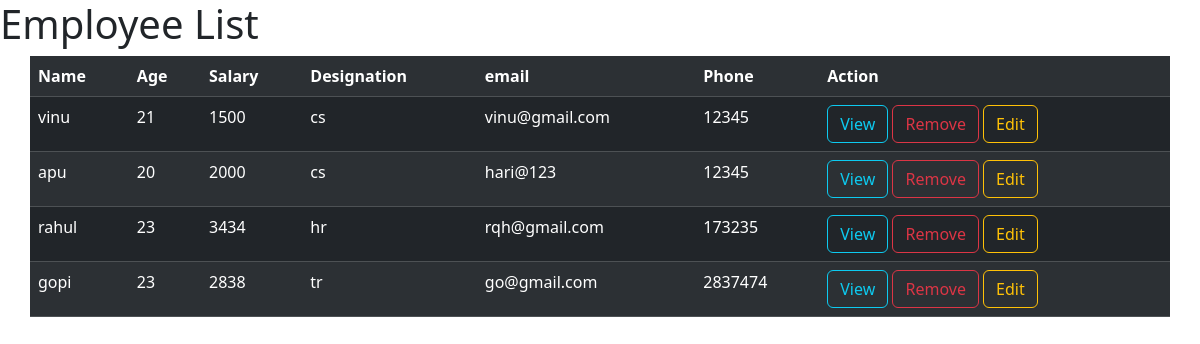
The page /employees/all/ on the database its author committed.
### Myapp/models.py (models this page shows, shortened)
class Employee(models.Model):
    name=models.CharField(max_length=30)
    age=models.PositiveIntegerField()
    salary=models.PositiveBigIntegerField()
    designation=models.CharField(max_length=30)
    email=models.EmailField()
    phone=models.IntegerField()

### Myapp/views.py (the view)
# urls.py: path('employees/all/',views.EmployeeListView.as_view(),name="emp-list"),
class EmployeeListView(View):
    def get(self,request,*args,**kwargs):
        qs= Employee.objects.all()
        return render(request,"employee_list.html",{"employee":qs})

### Myapp/templates/employee_list.html (shortened to what this page needs)
<!DOCTYPE html>
<html lang="en">
<head>
    <link href="https://cdn.jsdelivr.net/npm/bootstrap@5.3.3/dist/css/bootstrap.min.css" rel="stylesheet">
</head>
<body>
    <h1> Employee List</h1>
    <div class="container">
        <div class="row">
            <table class="table table-dark table-striped">
               <tr>
                <th>Name</th>
                <th>Age</th>
                <th>Salary</th>
                <th>Designation</th>
                <th>email</th>
                <th>Phone</th>
                <th>Action</th>
               </tr>
               {%for e in employee%}
               <tr>
                <td>{{e.name}}</td>
                <td>{{e.age}}</td>
                <td>{{e.salary}}</td>
                <td>{{e.designation}}</td>
                <td>{{e.email}}</td>
                <td>{{e.phone}}</td>
                <td>
                    <a href="{%url 'emp-detail' e.id%}" class="btn btn-outline-info">View</a>
                    <a href="{%url 'emp-delete' e.id%}"class="btn btn-outline-danger">Remove</a>
                    <a href="{%url 'emp-update' e.id%}"class="btn btn-outline-warning">Edit</a>
                </td>
               </tr>
               {%endfor%}
            </table>
        </div>
    </div>
</body>
</html>

### rows shown on the page
Employee: name "vinu", age "21", salary "1500", designation "cs", email "vinu@gmail.com", phone "12345"
Employee: name "apu", age "20", salary "2000", designation "cs", email "hari@123", phone "12345"
Employee: name "rahul", age "23", salary "3434", designation "hr", email "rqh@gmail.com", phone "173235"
Employee: name "gopi", age "23", salary "2838", designation "tr", email "go@gmail.com", phone "2837474"
